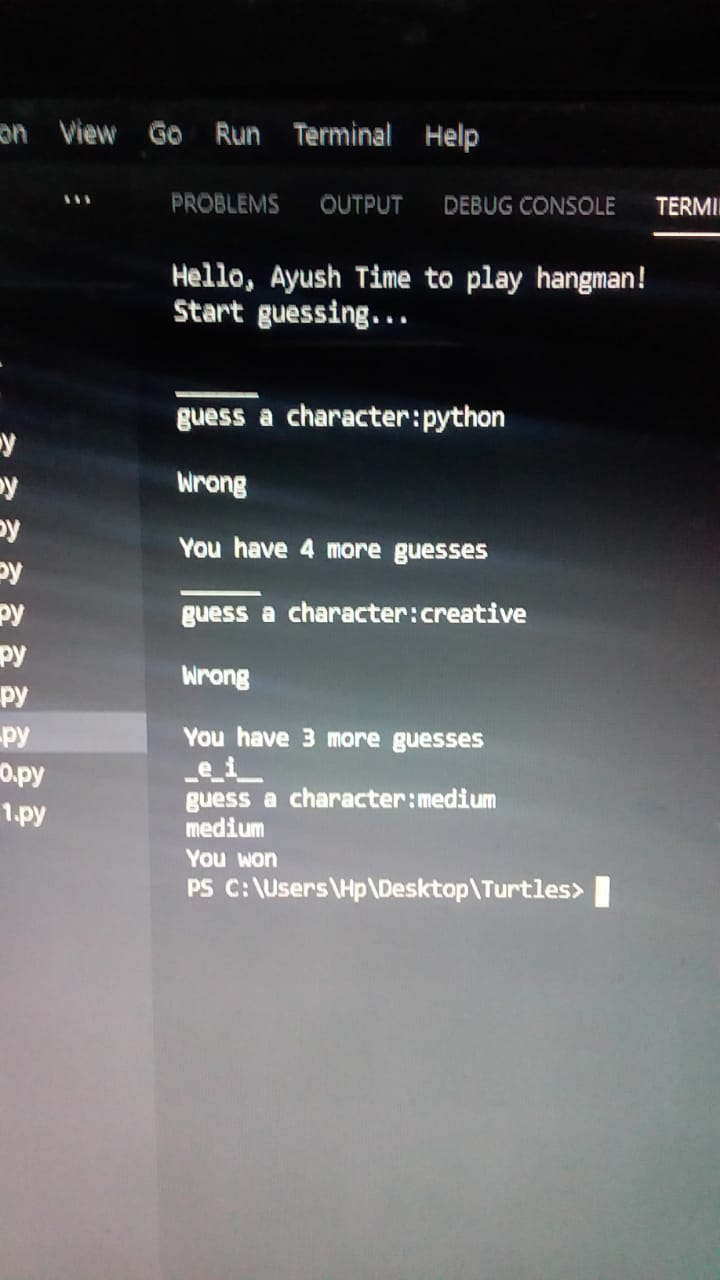
#> input picture WhatsApp Image 2021-01-19 at 17.51.43.jpeg, 720 x 1280 px
$ python Image_editing_script.py
#> lines starting #> are read from the running program, lines starting #| are printed output that depends on the picture
"""
IMAGE EDITOR USING PILLOW LIBRARY.
"""

# Importing the image module from pillow library.

# Importing ImageFilter, ImageEnhance modules from pillow library.

from PIL import Image, ImageFilter, ImageEnhance

# Importing system module.

import sys

'''
============================================================================
^^^~~~~~~~~~~~~~~~~~~~~~|||||DEFINED FUNCTIONS|||||~~~~~~~~~~~~~~~~~~~~~~^^^
============================================================================
'''

'''
============== Function to show available options on CLI ==================
'''


def home():

    print(" --> 1. Flip the image.")

    print(" --> 2. Rotate the image by 90 degrees.")

    print(" --> 3. Rotate the image by 180 degrees")

    print(" --> 4. Blur the image")

    print(" --> 5. Embossed image")

    print(" --> 6. Apply more filters")

    print(" --> 7. Contrast adjustments")

    print(" --> 8. Increase sharpness")

    print(" --> 9. quit")

    print(" ")


'''
======================== Function to save edited image ========================
'''


# This function will ask the user if he wants the edited file to be saved

# [41 lines left out: function saving_edited_image, not called in this run]


'''
================== Function for edited image preview =======================
'''


'''
this function will ask the user if he wants a
preview of edited image or not and will provide the same
'''


def edited_image_preview(image_name):

    print("=======Do you want to preview the edited image ?=======")

    preview_choice = input("Type 1 for YES and 2 for NO : ")

    if preview_choice in ('1', '2'):

        if preview_choice == '1':

            # this will show the edited image for the user to review

            image_name.show()

            # function to save the image is called

            saving_edited_image()

        if preview_choice == '2':
            # function to save the image is again called

            saving_edited_image()

    else:

        print("=====!!! PLEASE CHOOSE FROM SPECIFIED OPTIONS !!!=====")

        edited_image_preview(image_name)


'''
====================== Function to flip image =====================
'''


def flip():

    flipped_image = im.transpose(Image.FLIP_LEFT_RIGHT)

    # function to preview edited image is called

    edited_image_preview(flipped_image)


'''
=================== Function to rotate image by 90 degrees =================
'''


# [7 lines left out: function rotate_90, not called in this run]


'''
================ Function to rotate image by 180 image ============
'''


# [7 lines left out: function rotate_180, not called in this run]


'''================= function to blur the image ==================='''


# [7 lines left out: function blur, not called in this run]


'''================== Function to emboss the image =================='''


# [7 lines left out: function embossing, not called in this run]


'''================ Function to sharpen the image ====================='''


# [9 lines left out: function sharpen, not called in this run]


'''============= Function for changing the contrast ================='''


# this is the function to increase or decrease the contrast of the image

# [53 lines left out: function contrast, not called in this run]


'''
=============Function to show available filter options on CLI=================
'''


# [17 lines left out: function filter_options, not called in this run]


'''
=========Functions containing different RGB values for different filters=======
'''

'''
- these are the functions defined for different filters

- new_red, new_green, new_blue will store the modified
  r, g, b values of the image
'''

# function for black and white filter


# [91 lines left out: functions black_n_white, sepia, negative, rust, canary_yellow, dracula and 1 more, not called in this run]


'''
==========Function for the filter selection submenu==========
'''


# [91 lines left out: function submenu_filters, not called in this run]


'''
====================== MAIN MENU =========================
'''


def main():

    while True:

        # showing list of operations to be performed on the image onto the CLI

        home()

        choice = input("Choose the action you want to "
                       "take (1,2,3,4,5,6,7,8,9) : ")

        if choice in ('1', '2', '3', '4', '5', '6', '7', '8', '9'):

            if choice == '1':
                flip()

            if choice == '2':
                rotate_90()

            if choice == '3':
                rotate_180()

            if choice == '4':
                blur()

            if choice == '5':
                embossing()

            if choice == '6':
                submenu_filters()

            if choice == '7':
                contrast()

            if choice == '8':
                sharpen()

            if choice == '9':

                # final message as the program is closed

                print("Thanks for using Image editor")

                sys.exit()  # terminates the program

        else:

            print("=====!!! PLEASE CHOOSE FROM SPECIFIED OPTIONS !!!=====")

            main()


'''======================================================================'''

print("=" * 22 + "IMAGE EDITOR SCRIPT" + "=" * 22)

print("==INSTRUCTIONS==")

print(" # Welcome to the image editing script.")

print(" # Start by entering the path of the image to be edited")

print(" # The path must include the image name along with the extension.")

print(" # Choose from the given editing options.")

print(" # Save the image by specifying the path and the new image name "
      "along with extension.")

print(" ")

print("="*50)

# Taking path of image from the user

image_input = input(r"Enter the path of the image to be edited : ")
#> the answer given: ../WhatsApp Image 2021-01-19 at 17.51.43.jpeg

# creating an image object im

# converting image into RGB and loading it into im

im = Image.open(image_input).convert("RGB")
#> im is the input picture: PIL image 720x1280 RGB; mean R, G, B 90.2, 91.1, 92.6

# im.size stores the width and height of the image in the tuple

width, height = im.size
#> width = 720; height = 1280
#> the loop in main, `while True:` made 1 pass; the answer given on pass 1: 1
#> pass 1, in flip, `flipped_image = im.transpose(Image.FLIP_LEFT_RIGHT)`:
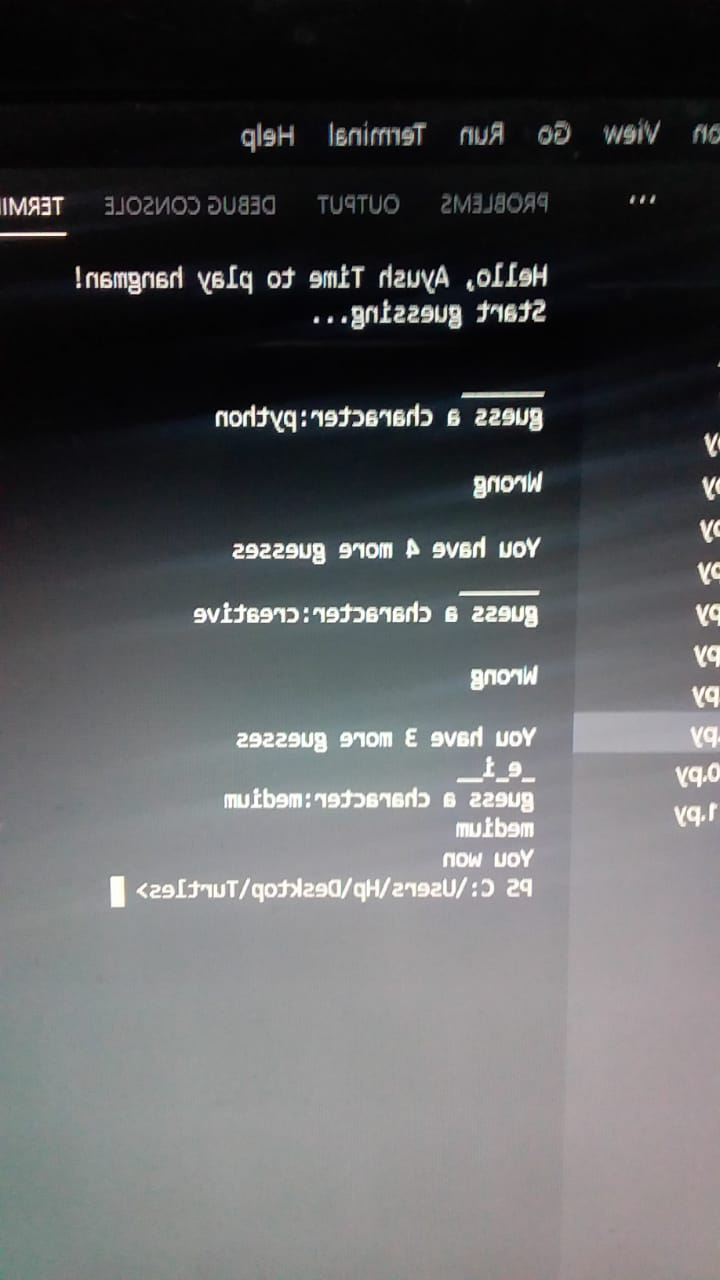
#> flipped_image: PIL image 720x1280 RGB; mean R, G, B 90.2, 91.1, 92.6

pixels = im.load()

# Calling main function

#> (the run stopped early here; a loop or call above may not have finished)
